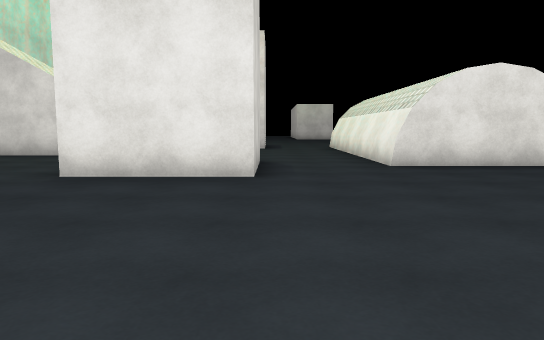
[1] (above)

16 first-person views from a walk through a scene from a Unity 3-D project. The camera is 1.3 m above the floor, tilts 6° down and sees 70° across. The floor is counted in squares, 2 m on a side. Each view is taken from the middle of a square. On the plan, view 1 faces up. The plan holds only what a view shows up to about 11 squares ahead; the rest is blank. The place goes on beyond the plan. Surface patterns are stand-ins for the level's own textures.

[2]
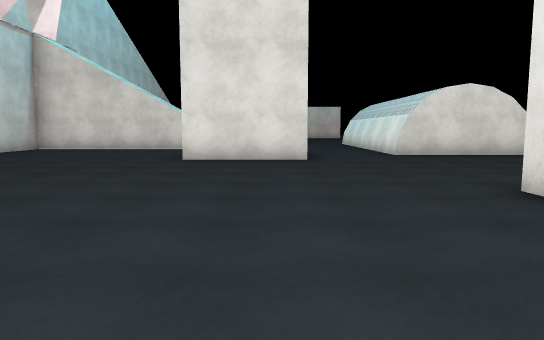

[3]
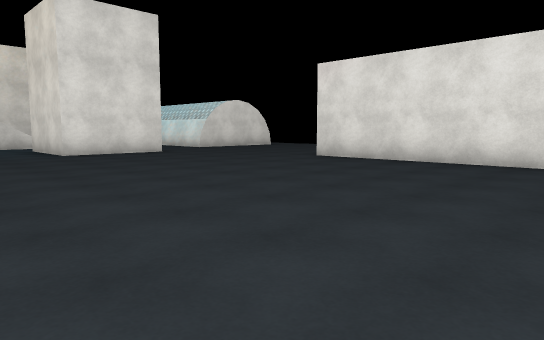

[4]
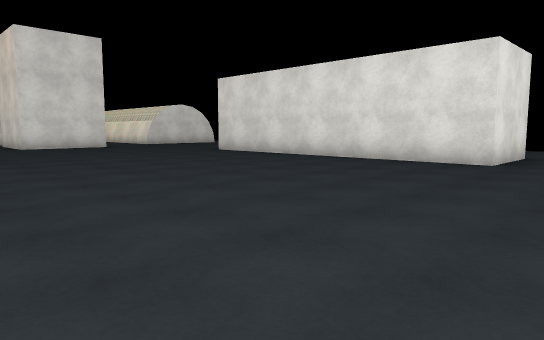

[5]
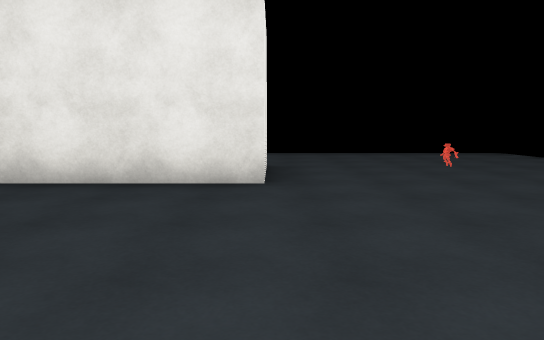

[6]
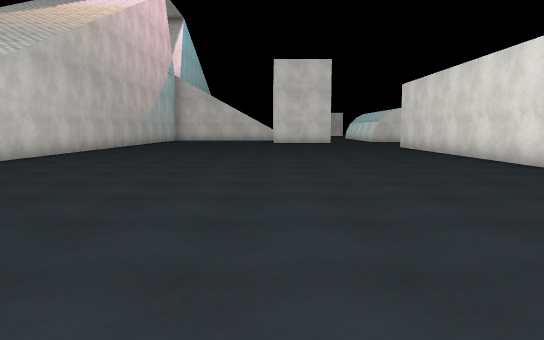

[7]
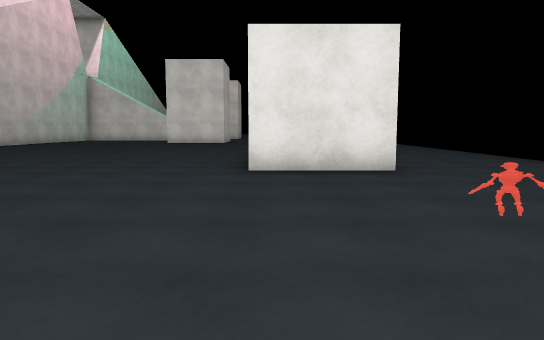

[8]
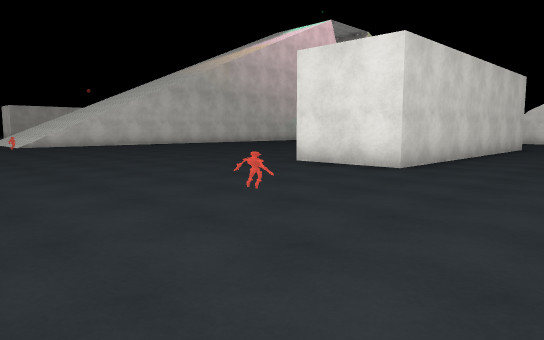

[9]
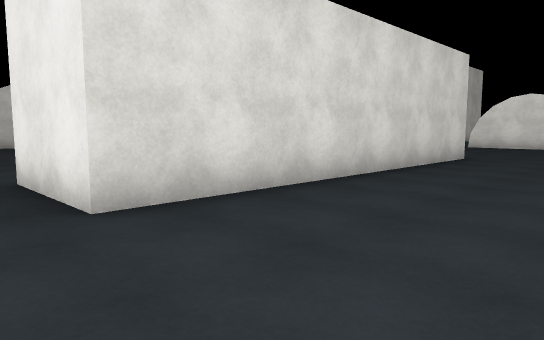

[10]
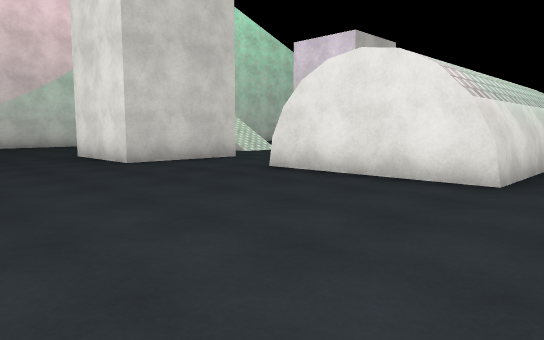

[11]
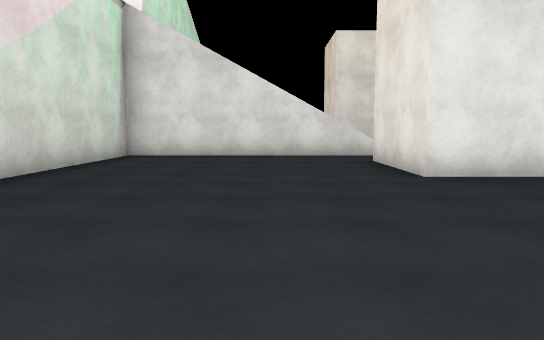

[12]
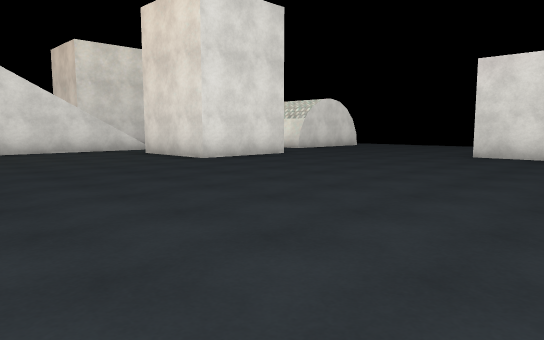

[13]
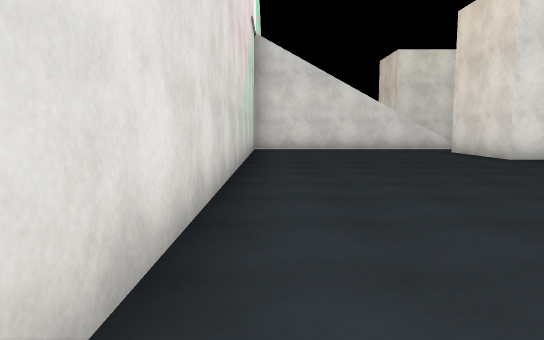

[14]
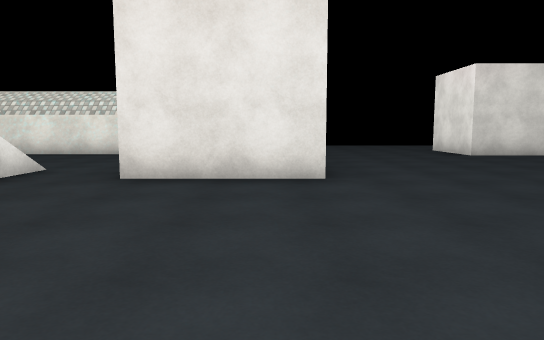

[15]
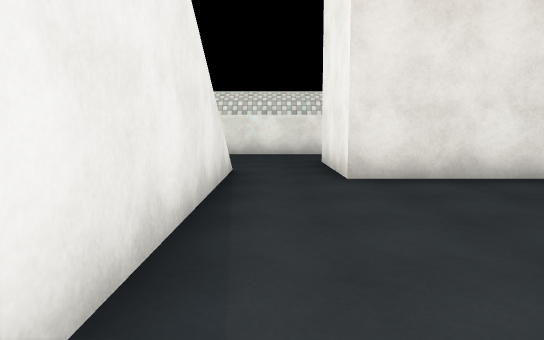

[16]
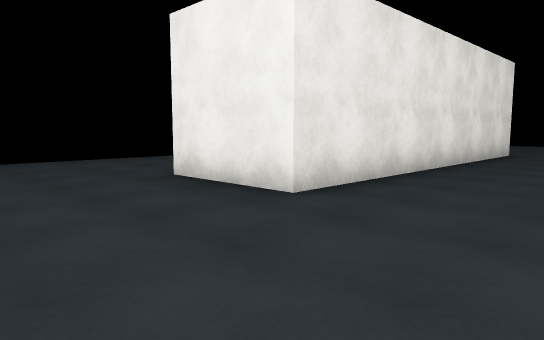

### Floor plan
Key: @ floor where view 1 was taken; # wall or solid block; . floor; / step, stairs or slope; = window, fence, low wall or low ledge.
Columns run from 10 left of view 1 to 8 right of it. Each row starts with its distance up from view 1.
 10   ///////...#  #
  9   ..........#  #.
  8   .....###..#  #.
  7  /.....###..####.
  6  /.....###.......
  5  /................
  4  /................
  3  /................
  2  /................
  1  /..........###...
  0  /........@.###...
 -1  /..........###...#
 -2 //..........###...
 -3 //..........###...
 -4  /..........###...
 -5  /..........###...
 -6   ..........###...
 -7    .........###...
 -8    ...............
 -9     ..............
-10     ..........=...
-11     ..............
-12       ............#
-13        .    . ....

Positions as (right, up) in squares from view 1, and headings:
1: (0, 0), facing up
2: (-1, -3), facing up
3: (-6, -5), facing up-right
4: (-6, -9), facing up-right
5: (-3, -7), facing right
6: (-3, -13), facing up
7: (2, -13), facing up
8: (7, -13), facing up-left
9: (7, -8), facing up-left
10: (7, 2), facing up-left
11: (-5, 0), facing up
12: (-8, -2), facing up-right
13: (-8, -3), facing up
14: (-8, 6), facing right
15: (-8, 9), facing right
16: (-1, 4), facing down-right
